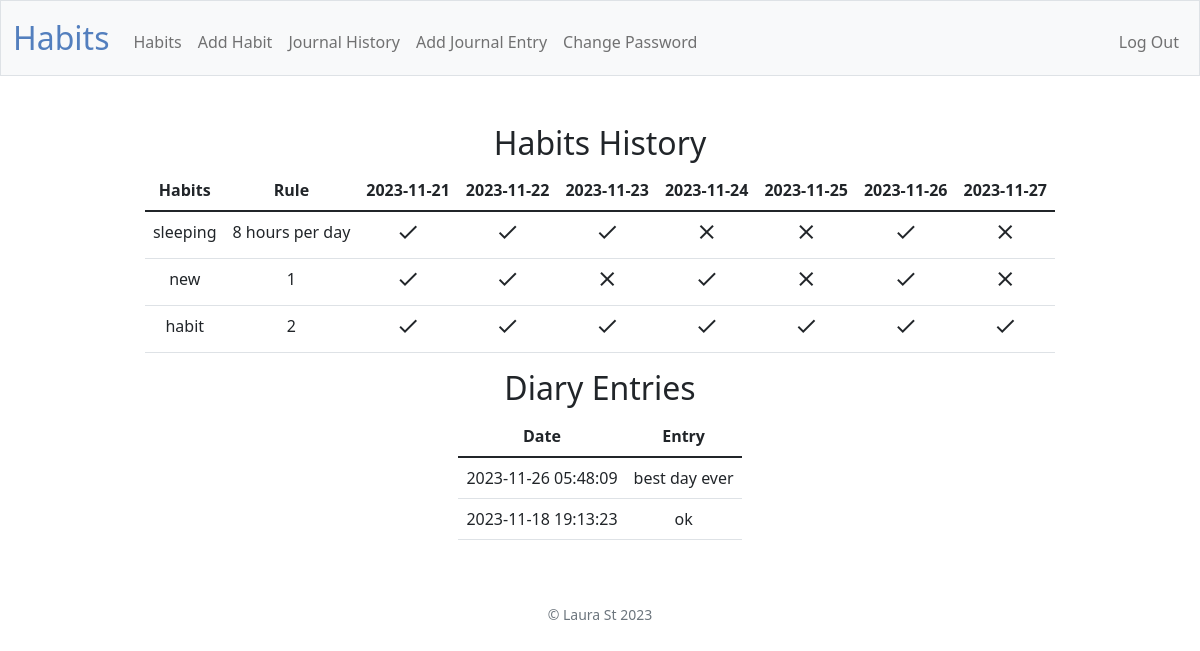
The page / (signed in) on the database its author committed.
### tables this page shows
CREATE TABLE habits (
    habit_id INTEGER PRIMARY KEY AUTOINCREMENT,
    user_id INTEGER,
    name TEXT NOT NULL,
    rule TEXT NOT NULL,
    created_at DATE DEFAULT (DATE('now')),
    FOREIGN KEY (user_id) REFERENCES users(id)
);

CREATE TABLE journal_entries (
    entry_id INTEGER PRIMARY KEY AUTOINCREMENT,
    user_id INTEGER,
    entry_content TEXT NOT NULL,
    created_at DATETIME DEFAULT CURRENT_TIMESTAMP,
    FOREIGN KEY (user_id) REFERENCES users(id)
);

### app.py (the view)
@app.route("/")
@login_required
def index():
    user_id = session.get("user_id")
    habits = habit_service.get_habits(user_id)
    dates = habit_service.get_dates()
    entries = entry_service.get_entries(user_id)
    return render_template("index.html", habits=habits, dates=dates, entries=entries)

### app.py (called while the page is built)
@app.after_request
def after_request(response):
    response.headers["Cache-Control"] = "no-cache, no-store, must-revalidate"
    response.headers["Expires"] = 0
    response.headers["Pragma"] = "no-cache"
    return response

### database.py (called while the page is built)
def get_habits(user_id):
    return db.execute("SELECT * FROM habits WHERE user_id = ?", user_id)

def get_completions(habit_id, start_date, end_date):
    return db.execute(
        "SELECT date_completed FROM completions WHERE habit_id = ? AND date_completed BETWEEN ? AND ?",
        habit_id, start_date, end_date
    )

def get_entries(user_id):
    return db.execute(
        "SELECT * FROM journal_entries WHERE user_id = ? ORDER BY created_at DESC", user_id
    )

### entry_service.py (called while the page is built)
def get_entries(user_id):
    return database.get_entries(user_id)

### habit_service.py (called while the page is built)
def get_habits(user_id):
    habits = database.get_habits(user_id)
    return get_habits_with_completions(habits)

def get_habits_with_completions(habits):
    today = datetime.now().date()
    start_date = today - timedelta(days=DAYS_BEFORE_TODAY)
    for habit in habits:
        completions = database.get_completions(habit["habit_id"], start_date, today)
        habit["completions"] = [comp["date_completed"] for comp in completions]
    return habits

def get_dates():
    today = datetime.now().date()
    return [(today + timedelta(days=i)).strftime("%Y-%m-%d") for i in range(-DAYS_BEFORE_TODAY, 1)]

### helpers.py (called while the page is built)
def login_required(f):
    @wraps(f)
    def decorated_function(*args, **kwargs):
        if session.get("user_id") is None:
            return redirect("/login")
        return f(*args, **kwargs)
    return decorated_function

### templates/index.html (shortened to what this page needs)
{% extends "layout.html" %}
{% block main %}
<h2>Habits History</h2>
<table class="table mx-auto w-auto">
    <thead>
        <tr>
            <th>Habits</th>
            <th>Rule</th>
            {% for date in dates %}
            <th>{{ date }}</th>
            {% endfor %}
        </tr>
    </thead>
    <tbody>
        {% for habit in habits %}
        <tr>
            <td>{{habit.name}}</td>
            <td>{{habit.rule}}</td>
            {% for date in dates %}
            <td>
                {% if date in habit.completions %}
                <span id="habit-{{ habit.habit_id }}-date-{{ date }}" class="material-icons">done</span>
                {% else %}
                <span id="habit-{{ habit.habit_id }}-date-{{ date }}" class="material-icons">clear</span>
                {% endif %}
            </td>
            {% endfor %}
        </tr>
        {% endfor %}
    </tbody>
</table>
<h2>Diary Entries</h2>
<table class="table mx-auto w-auto">
    <thead>
        <tr>
            <th>Date</th>
            <th>Entry</th>
        </tr>
    </thead>
    <tbody>
        {% for entry in entries %}
        <tr>
            <td>{{entry.created_at}}</td>
            <td>{{entry.entry_content}}</td>
        </tr>
        {% endfor %}
    </tbody>
</table>
{% endblock %}

### templates/layout.html (shortened to what this page needs)
<!DOCTYPE html>
<html lang="en">
<head>
    <link href="https://cdn.jsdelivr.net/npm/bootstrap@5.1.3/dist/css/bootstrap.min.css"
 rel="stylesheet">
    <link href="/static/styles.css" rel="stylesheet">
</head>
<body>
    <nav class="bg-light border navbar navbar-expand-md navbar-light">
        <div class="container-fluid">
            <a class="navbar-brand" href="/"><span class="blue">Habits</span></a>
            <div class="collapse navbar-collapse" id="navbar">
                {% if session["user_id"] %}
                <ul class="navbar-nav me-auto mt-2">
                    <li class="nav-item"><a class="nav-link" href="/habits">Habits</a></li>
                    <li class="nav-item"><a class="nav-link" href="/add-habit">Add Habit</a></li>
                    <li class="nav-item"><a class="nav-link" href="/journal-history">Journal History</a></li>
                    <li class="nav-item"><a class="nav-link" href="/add-journal-entry">Add Journal Entry</a></li>
                    <li class="nav-item"><a class="nav-link" href="/change-password">Change Password</a></li>
                </ul>
                <ul class="navbar-nav ms-auto mt-2">
                    <li class="nav-item"><a class="nav-link" href="/logout">Log Out</a></li>
                </ul>
                {% else %}
                <ul class="navbar-nav ms-auto mt-2">
                    <li class="nav-item"><a class="nav-link" href="/register">Register</a></li>
                    <li class="nav-item"><a class="nav-link" href="/login">Log In</a></li>
                </ul>
                {% endif %}
            </div>
        </div>
    </nav>
    <main class="container-fluid py-5 text-center">
        {% block main %}{% endblock %}
    </main>
    <footer class="mb-5 small text-center text-muted">
        &copy; Laura St 2023
    </footer>
</body>
</html>

### static/styles.css (style rules this page uses)
nav .navbar-brand { font-size: xx-large; }
nav .navbar-brand .blue { color: #537fbe; }

### rows shown on the page
habits: name "sleeping", rule "8 hours per day"
habits: name "new", rule "1"
habits: name "habit", rule "2"
journal_entries: created_at "2023-11-26 05:48:09", entry_content "best day ever"
journal_entries: created_at "2023-11-18 19:13:23", entry_content "ok"

### other values the page prints
{{ date }} "2023-11-21" "2023-11-22" "2023-11-23" "2023-11-24" "2023-11-25" "2023-11-26" "2023-11-27"
